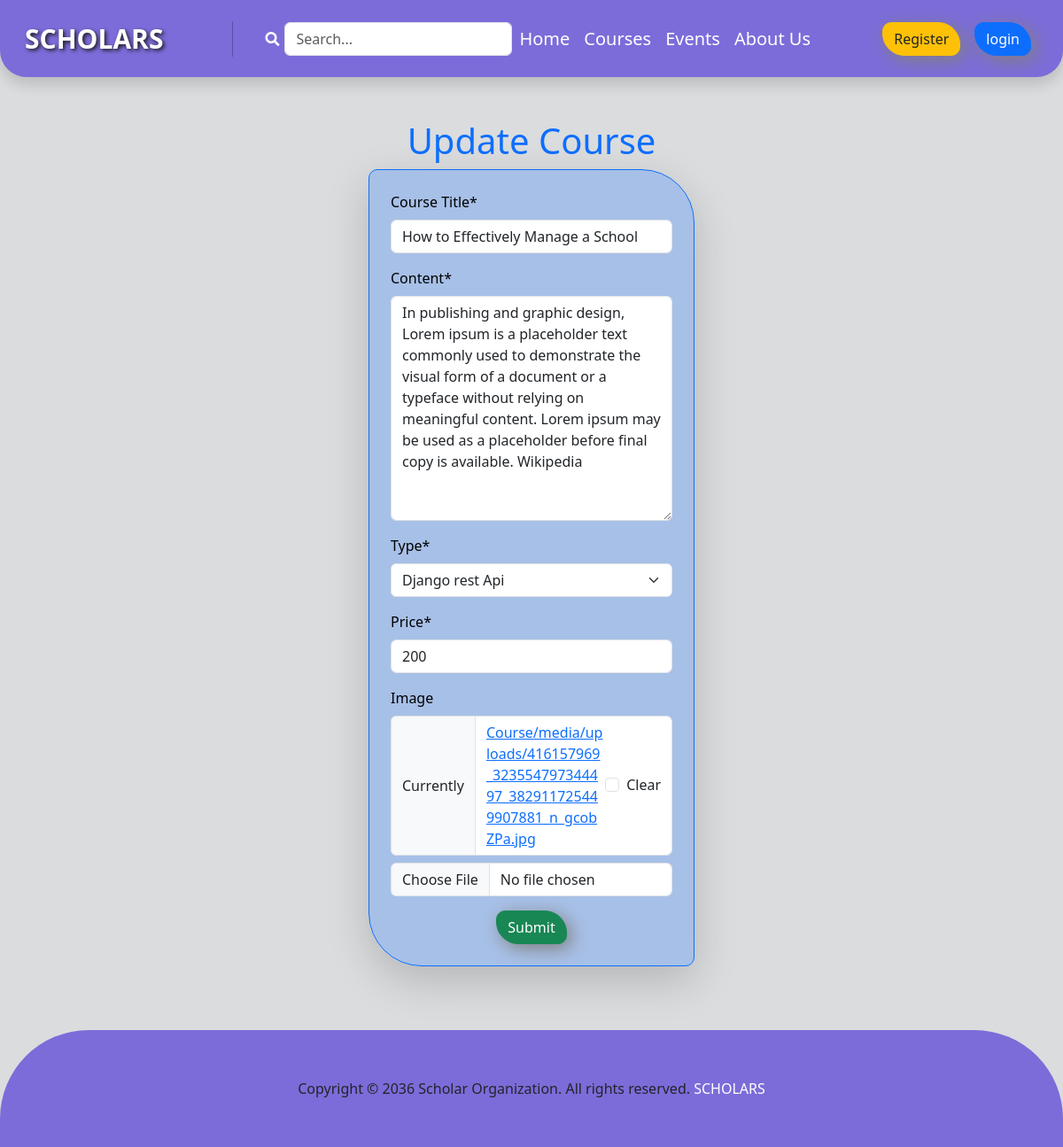
The page /course/edit/18/ on the database its author committed.
### Course/models.py (models this page shows, shortened)
class AddCourse(models.Model):
    teacher = models.ForeignKey(User, on_delete=models.CASCADE,related_name='teacher' )
    Course_Title  = models.CharField(max_length=100)
    price = models.DecimalField(max_digits=10, decimal_places=0 , null=True)
    Content = models.TextField()
    Type = models.ForeignKey(Type,on_delete=models.CASCADE)
    image = models.ImageField(upload_to='Course/media/uploads/', blank = True, null = True)

### Course/views.py (the view)
# urls.py: path('edit/<int:id>/',views.UpdatePost.as_view(), name='edit'),
class UpdatePost(UpdateView):
    model = models.AddCourse
    form_class = forms.AddCourseFrom
    template_name = "addCourse.html"
    pk_url_kwarg='id'
    def get_context_data(self, **kwargs):
        context = super().get_context_data(**kwargs)
        context['type'] = 'Update'
        return context
    success_url = reverse_lazy('teacher')

### Course/forms.py
class AddCourseFrom(forms.ModelForm):
    class Meta:
        model = models.AddCourse
        fields = ['Course_Title', 'Content', 'Type','price','image']

### Course/models.py (called while the page is built)
    def __str__(self):
        return self.Name

### Course/templates/addCourse.html (shortened to what this page needs)
{% extends "base.html" %}
{% load static %}
{% block content %}
{% load crispy_forms_tags %}
<div class='p-5 hightContainer'>
    <h1 class="text-center text-primary" >{{type}} Course</h1>
    <form class="mx-auto text-black col-sm-10 col-md-8 col-lg-6 col-xl-4 bg-primary p-4  bg-opacity-25 costom-radias border border-primary shadow-lg" method="post" enctype="multipart/form-data">
        {{form|crispy}}
        <div class='d-flex justify-content-center'>
            <button class="btn btn-success btn-style">Submit</button>
        </div>
    </form>
</div>
{% endblock content %}

### Core/static/css/style.css (style rules this page uses)
body { margin: 0; padding: 0; }
.btn-style { box-shadow: 5px 5px 20px gray; border-radius: 10px 25px; }
.hightContainer { min-height: 80vh; }
.costom-radias { border-radius: 10px 60px; }

### rows shown on the page
AddCourse: Course_Title "How to Effectively Manage a School", Content "In publishing and graphic design, Lorem ipsum is a placeholder text commonly used to demonstrate the visual form of a document or a typeface without relying on meaningful content. Lorem ipsum may be used as a placeholder before final copy is available. Wikipedia", Type "Django rest Api", price "200"

### other values the page prints
{{ type }} "Update"
